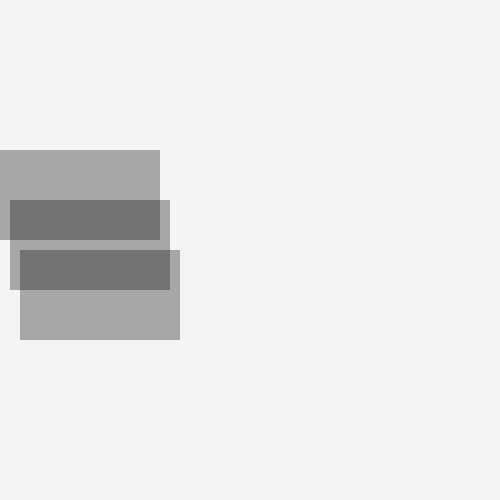
Frame 1 (no input)
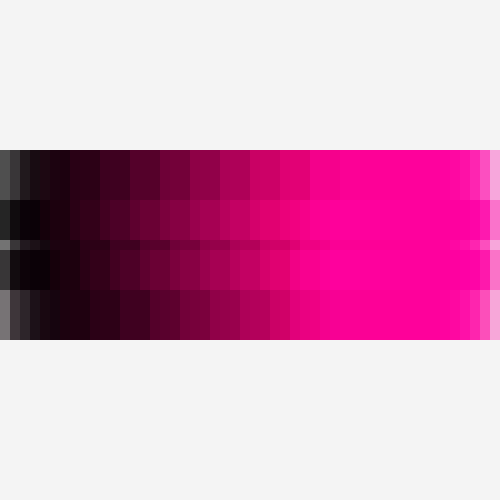
Frame 60 (the mouse pressed at the canvas centre just before this capture)
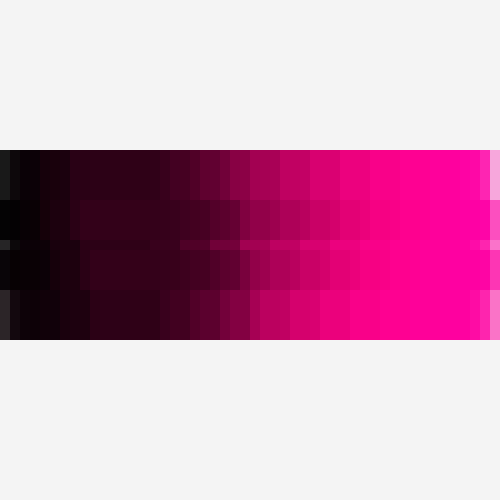
Frame 120 (the mouse held since frame 60 and released just before this capture)

The Processing sketch that drew these frames (run headless with seeded random() and noise(); from frame 60 on, the mouse is pressed at the canvas centre):

// Processing sketch: processing_60200
// ── processing_60200.pde

void setup(){
size(500,500);
background(#F4F4F4);
}
int x=0;
int speed=10;


 
void draw(){
 

 
frameRate(30);
noStroke();
fill(x,0,x*.5,80);
 for (int i=3; i<6; i+=1){
rect(x,height*.1*i,160,90);
 
x=x+speed;
if ((x>=(width-160)||x<0))
{speed=(-1)*speed;
}}
 
}
